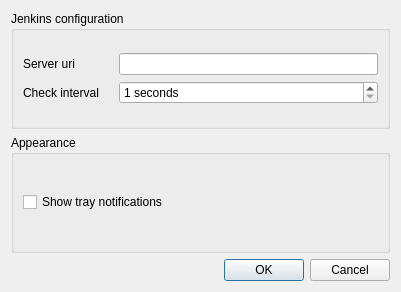
<?xml version="1.0" encoding="UTF-8"?>
<ui version="4.0">
 <class>Config</class>
 <widget class="QDialog" name="Config">
  <property name="geometry">
   <rect>
    <x>0</x>
    <y>0</y>
    <width>401</width>
    <height>292</height>
   </rect>
  </property>
  <property name="sizePolicy">
   <sizepolicy hsizetype="Maximum" vsizetype="Maximum">
    <horstretch>1</horstretch>
    <verstretch>1</verstretch>
   </sizepolicy>
  </property>
  <property name="windowTitle">
   <string>JenkinsTray Configuration</string>
  </property>
  <layout class="QGridLayout" name="gridLayout_5">
   <item row="0" column="0">
    <widget class="QGroupBox" name="groupBox">
     <property name="title">
      <string>Jenkins configuration</string>
     </property>
     <layout class="QGridLayout" name="gridLayout_2">
      <item row="0" column="0">
       <layout class="QGridLayout" name="gridLayout">
        <property name="horizontalSpacing">
         <number>20</number>
        </property>
        <item row="1" column="1">
         <widget class="QSpinBox" name="interval">
          <property name="suffix">
           <string> seconds</string>
          </property>
          <property name="alignment">
           <set>Qt::AlignLeading|Qt::AlignLeft|Qt::AlignVCenter</set>
          </property>
          <property name="minimum">
           <number>1</number>
          </property>
          <property name="maximum">
           <number>60</number>
          </property>
         </widget>
        </item>
        <item row="0" column="1">
         <widget class="QLineEdit" name="serverUri">
         </widget>
        </item>
        <item row="1" column="0">
         <widget class="QLabel" name="label_2">
          <property name="text">
           <string>Check interval</string>
          </property>
         </widget>
        </item>
        <item row="0" column="0">
         <widget class="QLabel" name="label">
          <property name="text">
           <string>Server uri</string>
          </property>
         </widget>
        </item>
       </layout>
      </item>
     </layout>
    </widget>
   </item>
   <item row="1" column="0">
    <widget class="QGroupBox" name="groupBox_2">
     <property name="title">
      <string>Appearance</string>
     </property>
     <layout class="QGridLayout" name="gridLayout_4">
      <item row="0" column="0">
       <layout class="QGridLayout" name="gridLayout_3">
        <item row="0" column="0">
         <widget class="QCheckBox" name="trayNotifs">
          <property name="text">
           <string>Show tray notifications</string>
          </property>
         </widget>
        </item>
       </layout>
      </item>
     </layout>
    </widget>
   </item>
   <item row="2" column="0">
    <widget class="QDialogButtonBox" name="buttonBox">
     <property name="standardButtons">
      <set>QDialogButtonBox::Cancel|QDialogButtonBox::Ok</set>
     </property>
    </widget>
   </item>
  </layout>
 </widget>
 <resources/>
 <connections>
  <connection>
   <sender>buttonBox</sender>
   <signal>accepted()</signal>
   <receiver>Config</receiver>
   <slot>accept()</slot>
   <hints>
    <hint type="sourcelabel">
     <x>151</x>
     <y>24</y>
    </hint>
    <hint type="destinationlabel">
     <x>15</x>
     <y>15</y>
    </hint>
   </hints>
  </connection>
  <connection>
   <sender>buttonBox</sender>
   <signal>rejected()</signal>
   <receiver>Config</receiver>
   <slot>reject()</slot>
   <hints>
    <hint type="sourcelabel">
     <x>151</x>
     <y>30</y>
    </hint>
    <hint type="destinationlabel">
     <x>15</x>
     <y>15</y>
    </hint>
   </hints>
  </connection>
 </connections>
</ui>
